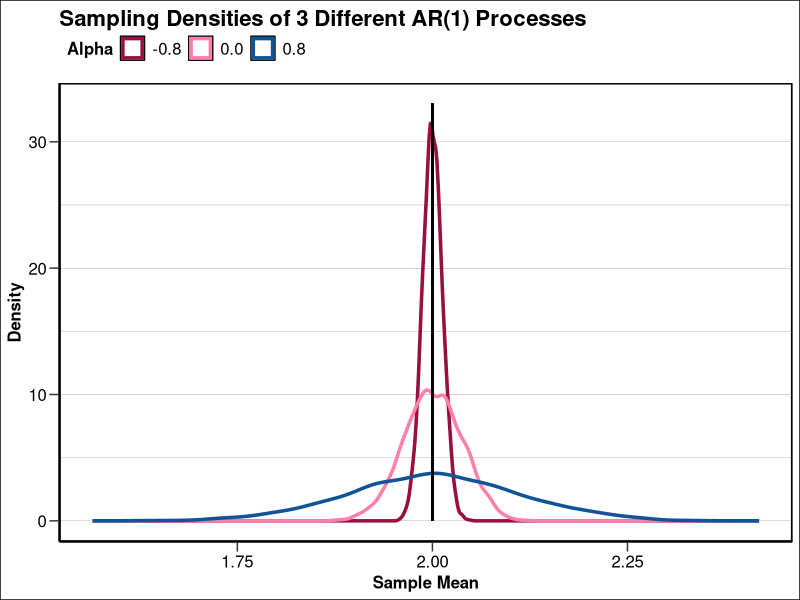

The R script that drew this image: (Note: this script raises an error after producing the figure.)
## ---- chunk 1
library(dplyr)
library(readr)
library(ggplot2)
library(lubridate)
library(forecast)
## ---- chunk 2
plot_theme <- theme(
    plot.title = element_text(
        size = 16, face = "bold", hjust = 0),
    plot.subtitle = element_text(
        size = 12, hjust = 0),
    axis.title = element_text(
        size = 12, face = "bold"),
    axis.text = element_text(
        size = 12),
    legend.title = element_text(
        size = 12, face = "bold"),
    legend.text = element_text(
        size = 12),
    axis.ticks.length = unit(0.25, "cm"),
    axis.line = element_line(
        linewidth = 0.7, color = "#000000"),
    panel.grid.minor.x = element_blank(),
    panel.grid.major.x = element_blank(),
    panel.grid.minor.y = element_line(
        linewidth = 0.1, color = "gray50"),
    panel.grid.major.y = element_line(
        linewidth = 0.1, color = "gray50"),
    panel.border = element_rect(
        color = "#000000", fill = NA, linewidth = 1.0),
    panel.background = element_rect(
        fill = "#FFFFFF"),
    plot.background = element_rect(
        fill = "#FFFFFF"),
    legend.position = "top",
    legend.justification = "left"
)

theme_set(plot_theme)
## ---- chunk 3
ar_simulation <- function(alpha, mu = 2, n = 500, iter = 5000) {
    # Switch between variances
    if (alpha == 0) {
        var <- 0.25 / (1 - 0.8^2)
    } else {
        var <- 0.25
    }

    # Switch between model specifications
    if (alpha == 0) {
        mod <- list()
    } else {
        mod <- list(ar = c(alpha))
    }

    # Pre-allocate space
    mu_hat <- double(iter)

    # Run the simulation
    for (i in 1:iter) {
        simul <- arima.sim(
            model = mod, n = n, sd = sqrt(var)) + mu
        mu_hat[i] <- mean(simul)
    }
    out <- list(
        xbar = mean(mu_hat),
        sd = sd(mu_hat),
        means = mu_hat)
    return(out)
}
## ---- chunk 4
simul_1 <- ar_simulation(alpha = -0.8)
simul_2 <- ar_simulation(alpha = 0.0)
simul_3 <- ar_simulation(alpha = 0.8)
## ---- chunk 5
mean_data <- tibble(
    xbar_1 = simul_1$means,
    xbar_2 = simul_2$means,
    xbar_3 = simul_3$means,
)

colors <- c("-0.8" = "#990F3D", "0.0" = "#FF7FAA", "0.8" = "#0F5499")

density_chart <- ggplot(
    data = mean_data
) +
    geom_density(
        aes(x = xbar_1, color = "-0.8"),
        linewidth = 1.2
) +
    geom_density(
        aes(x = xbar_2, color = "0.0"),
        linewidth = 1.2
) +
    geom_density(
        aes(x = xbar_3, color = "0.8"),
        linewidth = 1.2
) +
    geom_segment(
        aes(x = 2, y = 0, xend = 2, yend = 33),
        linewidth = 0.8
) +
    labs(
        x = "Sample Mean",
        y = "Density",
        title = "Sampling Densities of 3 Different AR(1) Processes",
        color = "Alpha"
) +
    scale_color_manual(
        values = colors
)

print(density_chart)
## ---- chunk 6
gdp <- read_csv("./data/canadaGDP.csv", col_names = TRUE) %>%
    rename(date = `...1`) %>%
    mutate(date = ymd(date))

log_gdp <- tibble(
    date = gdp$date[13:276],
    growth = diff(log(gdp$GDP), lag = 12)
)

gdp_train <- log_gdp %>%
    filter(date >= "2010-01-01" & date <= "2017-12-01") %>%
    select(growth) %>%
    ts(start = c(2010, 01), frequency = 12)

gdp_test <- log_gdp %>%
    filter(date >= "2018-01-01") %>%
    select(growth) %>%
    ts(start = c(2018, 01), frequency = 12)

gdp_chart <- ggplot(
    data = gdp_train,
    aes(x = date, y = growth)
) +
    geom_line(
        linewidth = 1.2,
        color = "#990F3D"
) +
    labs(
        x = "Date",
        y = "Growth Rate",
        title = "Annualized log-growth rate of Canadian GDP"
)

print(gdp_chart)

acf(gdp_train, lag.max = 100, main = "ACF")
pacf(gdp_train, lag.max = 100, main = "PACF")
## ---- chunk 7
model_selector <- function(data, max_order) {
    # Pre-allocate space
    aic <- double(max_order)

    # Fit AR model for each order and get AIC
    for (i in 1:max_order) {
        mod <- arima(data, order = c(i, 0, 0), method = "ML")
        aic[i] <- mod$aic
    }
    out <- list(
        best_order = which.min(aic), aic = min(aic)
    )
    return(out)
}

model_selector(gdp_train, max_order = 12)
## ---- chunk 8
ar_mod <- arima(gdp_train, order = c(9, 0, 0), method = "ML")
tsdiag(ar_mod)
## ---- chunk 9
ar_forecast <- forecast(ar_mod, h = 24)

ar_data <- ar_forecast %>%
    as_tibble() %>%
    mutate(
        date = seq(ym("2018-01"), ym("2019-12"), by = "1 month"),
        actual = as.vector(gdp_test)) %>%
    select(-`Lo 80`, -`Hi 80`) %>%
    rename(
        forecast = `Point Forecast`,
        lower = `Lo 95`,
        upper = `Hi 95`) %>%
    relocate(c(date, actual), .before = forecast)

colors <- c(
    "Actual" = "#000000", "AR(9)" = "#0F5499", "Exponential" = "#00A0DD",
    "PI (AR)" = "#990F3D", "PI (Exp)" = "#FF7FAA"
)

ar_chart <- ggplot(
    data = ar_data,
    aes(x = date)
) +
    geom_line(
        aes(y = actual, color = "Actual"),
        linewidth = 1.2
) +
    geom_line(
        aes(y = forecast, color = "AR(9)"),
        linewidth = 1.2
) +
    geom_line(
        aes(y = lower, color = "PI (AR)"),
        linewidth = 1.0,
        linetype = "dashed"
) +
    geom_line(
        aes(y = upper, color = "PI (AR)"),
        linewidth = 1.0,
        linetype = "dashed"
) +
    labs(
        x = "Date",
        y = "Growth Rate",
        title = "Forecasted vs. Actual Growth Rates",
        color = "Series"
) +
    scale_color_manual(
        values = colors
)

print(ar_chart)
## ---- chunk 10
exp_mod <- HoltWinters(
    x = gdp_train_ts,
    start.periods = 2,
)

exp_forecast <- forecast(exp_mod, h = 24)

exp_data <- exp_forecast %>%
    as_tibble() %>%
    mutate(
        date = seq(ym("2018-01"), ym("2019-12"), by = "1 month"),
        actual = as.vector(gdp_test)) %>%
    select(-`Lo 80`, -`Hi 80`) %>%
    rename(
        forecast = `Point Forecast`,
        lower = `Lo 95`,
        upper = `Hi 95`) %>%
    relocate(c(date, actual), .before = forecast)

exp_chart <- ar_chart +
    geom_line(
        data = hw_data,
        aes(x = date, y = forecast, color = "Exponential"),
        linewidth = 1.2
) +
    geom_line(
        data = hw_data,
        aes(x = date, y = lower, color = "PI (Exp)"),
        linewidth = 1.0,
        linetype = "dashed"
) +
    geom_line(
        data = hw_data,
        aes(x = date, y = upper, color = "PI (Exp)"),
        linewidth = 1.0,
        linetype = "dashed"
)

print(hw_chart)
## ---- chunk 11
mean_sq_err <- function(obs, pred) {
    diff_sq  <- (obs - pred)^2
    mse <- mean(diff_sq)
    return(mse)
}

mean_sq_err(ar_data$actual, ar_data$forecast)
mean_sq_err(exp_data$actual, exp_data$forecast)
## ---- chunk 12
co2_data <- read_csv("./data/co2_mm_gl.csv", col_names = TRUE) %>%
    select(average) %>%
    mutate(
        date = seq(ym("1979-01"), ym("2022-10"), by = "1 month")) %>%
    relocate(date, .before = average)

co2_train <- co2_data %>%
    filter(date <= "2019-12-01") %>%
    select(average) %>%
    ts(start = c(1979, 01), frequency = 12)

co2_test  <- co2_data %>%
    filter(date >= "2020-01-01") %>%
    select(average) %>%
    ts(start = c(2020, 01), frequency = 12)
## ---- chunk 13
s_diff <- diff(co2_train, lag = 12)

s_diff_chart <- autoplot(
    s_diff,
    linewidth = 1.2
) +
    labs(
        x = "Date",
        y = "Average Temperature",
        title = "Seasonally Differenced CO2 Levels"
)

print(s_diff_chart)
acf(s_diff, lag.max = 100, main = "ACF")
## ---- chunk 14
d_diff <- diff(s_diff, lag = 1)

d_diff_chart <- autoplot(
    d_diff,
    linewidth = 1.2
) +
    labs(
        x = "Date",
        y = "Average Temperature",
        title = "Differenced CO2 Levels"
)

print(d_diff_chart)
## ---- chunk 15
acf(d_diff, lag.max = 100, main = "ACF")
pacf(d_diff, lag.max = 100, main = "PACF")
## ---- chunk 16
arima_mod <- auto.arima()
